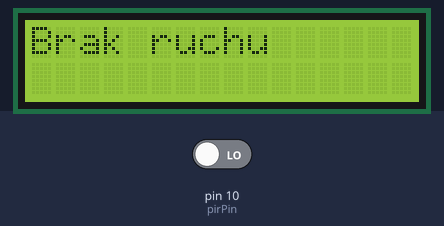
Simulated run of this sketch. Board: Arduino Uno, built with avr-gcc and run on an emulated ATmega328P. On the bench: 16×2 character LCD. The test bench sets the inputs (shaded band); at power-on: pin 10 (pirPin) LOW.

Above: at 1.2 s.
1.3 s: pin 10 (pirPin) driven HIGH
At 2.1 s:
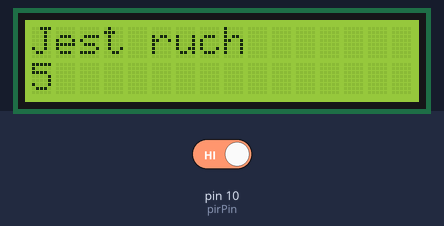
4.3 s: pin 10 (pirPin) driven LOW
At 6.7 s:
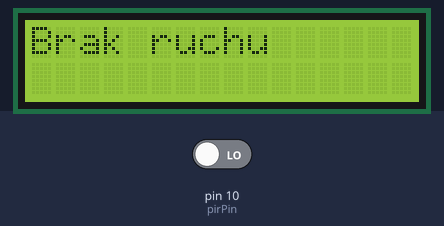
Timing chart, 0 to 8.2 s (numbered marks = the images above; inputs shaded):
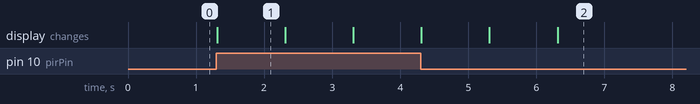

The sketch:

zad1.ino
```cpp
                                                                                                                                                                                                                                                                                                                                                                                                                                                                                                                                                                  #include <LiquidCrystal.h>

const int pirPin = 10;

LiquidCrystal lcd(12, 11, 5, 4, 3, 2);

int pirState = LOW;
int val = 0;

void setup() {
  pinMode(pirPin, INPUT);
  lcd.begin(16, 2);
}

void loop() {
  val = digitalRead(pirPin);
  if(val == HIGH)
  {
    lcd.clear();
    lcd.setCursor(0,0);
    lcd.print("Jest ruch");
    for(int i=5; i>0; i--)
    {
      lcd.setCursor(0,1);
      lcd.print(i);
      delay(1000);
    }
  }

  else
  {
    lcd.clear();
    lcd.setCursor(0,0);
    lcd.print("Brak ruchu");
    delay(100);
  }
}
```

Measured:
- after the input at 1.3 s, the display: changes at once (image 1)
- after the input at 4.3 s, the display: first differs from a run without the input after 2.0 s (image 2)
- what the display in image 1 shows lasts 1.0 s, from 1.3 s to 2.3 s
